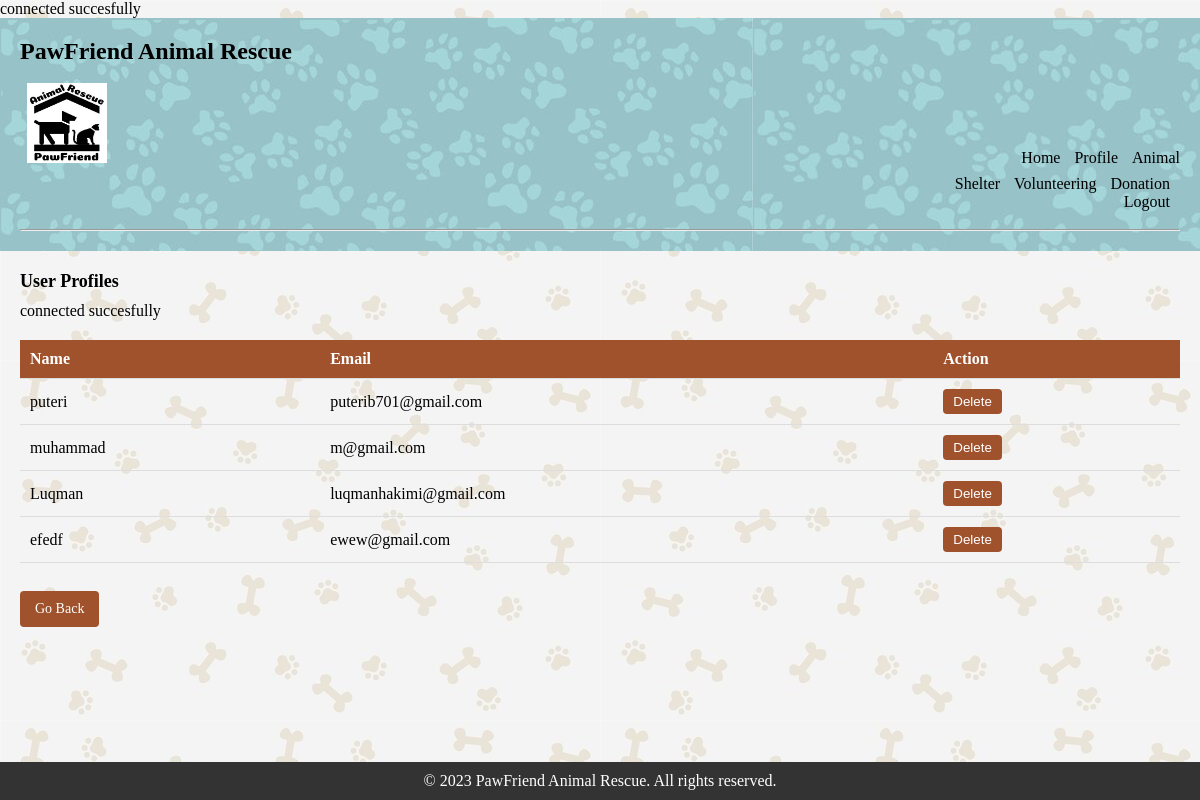
Page /admin/view_user_profile.php on the committed database.
### tables this page shows
CREATE TABLE `users` (
  `user_id` int(11) NOT NULL,
  `name` varchar(200) NOT NULL,
  `email` varchar(200) NOT NULL,
  `password` varchar(200) NOT NULL
);

### admin/view_user_profile.php (the view, shortened to what this page needs)
<!DOCTYPE html>
<html lang="en">
<head>
</head>
<body>
<header>
  <div>
    <h1>PawFriend Animal Rescue</h1><br>
  </div>
  <div>
  <nav>
      <ul>
        <li style="padding-right: 900px; font-size:50px;"><img src="../img/logo.jpg" alt="" class="logo"></a></li>
        <li><a href="admindashboard.php">Home</a></li>
        <li><a href="profile.php">Profile</a></li>
        <li><a href="animal-shelter.php">Animal Shelter</a></li>
        <li><a href="volunteering.php">Volunteering</a></li>
        <li><a href="donation.php">Donation</a></li><br>
	<li><a href="logout.php">Logout</a></li>
      </ul>
    </nav>
  </div>
    <br>
    <hr>
</header>
<section>
<h2>User Profiles</h2>
	<table>
		<thead>
			<tr>
				<th>Name</th>
				<th>Email</th>
				<th>Action</th>
			</tr>
		</thead>
		<tbody>
			<?php
				include '../includes/connection.php';
				$query = mysqli_query($conn, "SELECT * FROM users");
				while ($row = mysqli_fetch_assoc($query)) {
					echo "<tr>";
					echo "<td>".$row['name']."</td>";
					echo "<td>".$row['email']."</td>";
					echo "<td><button class='delete-btn' onclick='deleteUser(".$row['user_id'].")'>Delete</button></td>";
					echo "</tr>";
				}
			?>
		</tbody>
	</table>
	<br>
    <a href="profile.php" class="btn">Go Back</a>
</section>
<footer>
    <p>© 2023 PawFriend Animal Rescue. All rights reserved.</p>
</footer>
</body>
</html>

### admin/view_user_profile.php (style rules this page uses)
body { background-image: url('images/backgroundWeb.jpg'); background-color: mistyrose; }
* { margin: 0; padding: 0; }
header { background-image: url('images/backgroundHeader.jpg'); padding: 20px; }
footer { background-color: #333; color: #fff; padding: 10px; text-align: center; }
header h1 { font-size: 24px; }
nav ul { list-style-type: none; text-align: right; }
nav ul li { display: inline; margin-right: 10px; }
nav ul li a { color: black; text-decoration: none; }
section { padding: 20px; }
section h2 { font-size: 18px; margin-bottom: 10px; }
img.logo { height: 80px; width:80px; }
.btn { display: inline-block; padding: 8px 16px; margin-top: 10px; background-color: #4CAF50; color: #fff; border: none; cursor: pointer; font-size: 14px; }
a.btn { display: inline-block; padding: 10px 15px; margin-top: 10px; background-color: sienna; color: white; border: none; border-radius: 4px; cursor: pointer; text-decoration: none; }
.delete-btn { background-color: sienna; color: white; border: none; padding: 5px 10px; border-radius: 4px; cursor: pointer; }
body { display: flex; flex-direction: column; min-height: 100vh; }
footer { margin-top: auto; }
table { width: 100%; border-collapse: collapse; margin-top: 20px; }
th, td { padding: 10px; text-align: left; border-bottom: 1px solid #ddd; }
th { background-color: sienna; color: white; }

### rows in the picture
users: name "puteri", email "puterib701@gmail.com"
users: name "muhammad", email "m@gmail.com"
users: name "Luqman", email "luqmanhakimi@gmail.com"
users: name "efedf", email "ewew@gmail.com"
